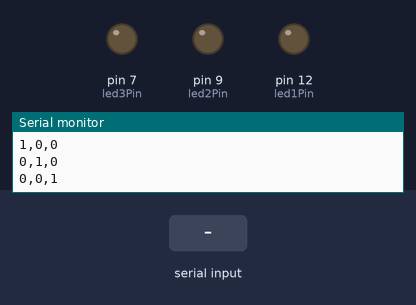
The sketch below on a simulated Arduino Uno, built with avr-gcc and run on an emulated ATmega328P. Shown: output pins drawn as LEDs (lit = HIGH), the last lines printed to the serial monitor. Inputs (shaded band) come from the test bench.

Above: at 1.2 s.
1.3 s: byte 0 (0) received over Serial
At 2.4 s:
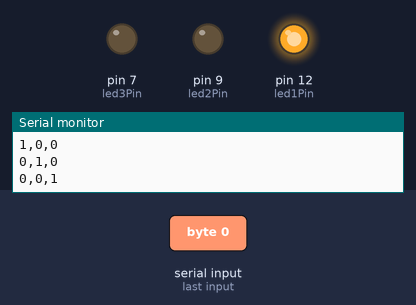
2.8 s: byte 1 (1) received over Serial
At 3.6 s:
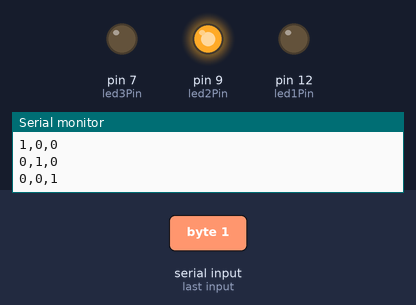
4.3 s: byte 2 (2) received over Serial
At 4.9 s:
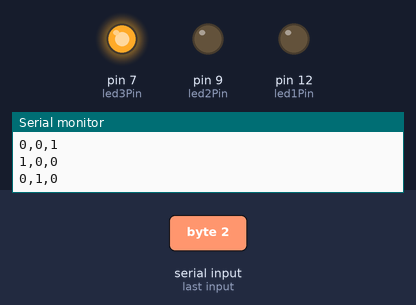
5.8 s: "1" received over Serial
At 6.1 s:
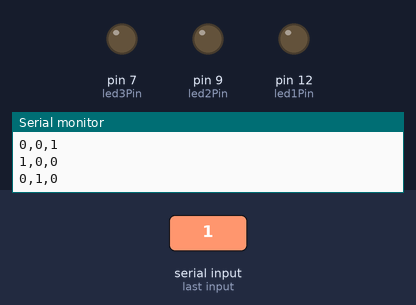
Timing chart, 0 to 8.3 s (numbered marks = the images above; inputs shaded):
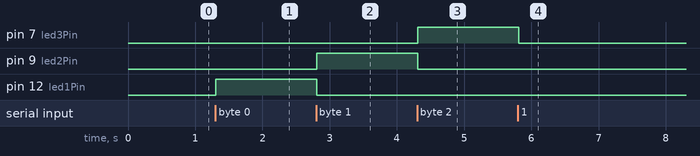

Measured:
- after the input at 1.3 s, pin 12 (led1Pin): LOW → HIGH at once
- after the input at 2.8 s, pin 9 (led2Pin): LOW → HIGH at once; pin 12 (led1Pin): HIGH → LOW at once
- after the input at 4.3 s, pin 7 (led3Pin): LOW → HIGH at once; pin 9 (led2Pin): HIGH → LOW at once
- after the input at 5.8 s, pin 7 (led3Pin): HIGH → LOW at once

The sketch:

Arduino_Communication.ino
```cpp
// (licence header left out)
// Our LED pins
int led1Pin = 12;
int led2Pin = 9;
int led3Pin = 7;

// A counter variable which we will use to continuously change what value we are sending to Unity
int counter = 0;

void setup() {
  // Setup serial communication
  Serial.begin(9600);

  // Setup our LED pins for output
  pinMode(led1Pin, OUTPUT);
  pinMode(led2Pin, OUTPUT);
  pinMode(led3Pin, OUTPUT);
}

void loop() {
  // Do we have data available via serial from Unity?
  if (Serial.available() > 0) {
    // read the incoming byte from Unity telling us which LED to light p
    int control = Serial.read();

    // If the control byte is 0, turn on the first LED and turn the others off
    if(control == 0){
      digitalWrite(led1Pin, HIGH);
      digitalWrite(led2Pin, LOW);
      digitalWrite(led3Pin, LOW);
    }
    // Otherwise, if the control byte is 1, turn on the second LED and turn the others off
    else if(control == 1){
      digitalWrite(led1Pin, LOW);
      digitalWrite(led2Pin, HIGH);
      digitalWrite(led3Pin, LOW);
    }
    // Otherwise, if the control byte is 2, turn on the third LED and turn the others off
    else if(control == 2){
      digitalWrite(led1Pin, LOW);
      digitalWrite(led2Pin, LOW);
      digitalWrite(led3Pin, HIGH);
    }
    // Otherwise something went horribly wrong with the serial communication and turn off all the LEDs to indicate so
    else{
      digitalWrite(led1Pin, LOW);
      digitalWrite(led2Pin, LOW);
      digitalWrite(led3Pin, LOW);
    }
  }

  // Depending on what the current counter is, send a set of values in string form to Unity via println
  // Even if we are only sending 1 value to Unity, we should still use println based on the way the Unity communication library handles reads values
  if(counter == 0){
    Serial.println("1,0,0");
  }else if(counter == 1){
    Serial.println("0,1,0");
  }else{
    Serial.println("0,0,1");
  }

  // Increment our counter so we send a new set of values the next time through the loop
  counter++;

  // The counter values should only ever be 0, 1, or 2
  // We can enforce this using the % operator
  counter = counter % 3;

  // Wait long enough to see the effects in Unity and the corresponding LED light up before starting a new loop
  delay(50);
}
```
